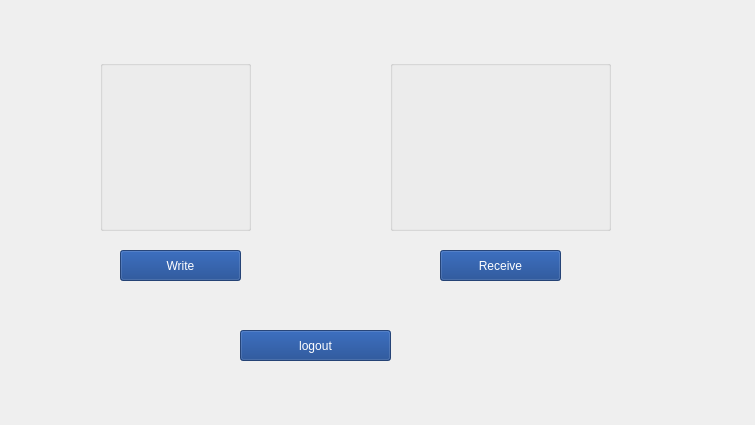
<?xml version="1.0" encoding="UTF-8"?>
<ui version="4.0">
 <class>Qhome</class>
 <widget class="QWidget" name="Qhome">
  <property name="geometry">
   <rect>
    <x>0</x>
    <y>0</y>
    <width>755</width>
    <height>425</height>
   </rect>
  </property>
  <property name="windowTitle">
   <string>Form</string>
  </property>
  <property name="styleSheet">
   <string notr="true">background-image: url(:/new/prefix1/1.jpg);</string>
  </property>
  <widget class="QPushButton" name="writeButton">
   <property name="geometry">
    <rect>
     <x>120</x>
     <y>250</y>
     <width>121</width>
     <height>31</height>
    </rect>
   </property>
   <property name="styleSheet">
    <string notr="true">font: 700 9pt &quot;System&quot;;
background-color: rgba(12, 57, 134, 200);
color: rgb(255, 255, 255);</string>
   </property>
   <property name="text">
    <string>Write</string>
   </property>
  </widget>
  <widget class="QPushButton" name="logoutButtton">
   <property name="geometry">
    <rect>
     <x>240</x>
     <y>330</y>
     <width>151</width>
     <height>31</height>
    </rect>
   </property>
   <property name="styleSheet">
    <string notr="true">font: 700 9pt &quot;System&quot;;
background-color: rgba(12, 57, 134, 200);
color: rgb(255, 255, 255);</string>
   </property>
   <property name="text">
    <string>logout</string>
   </property>
  </widget>
  <widget class="QGroupBox" name="receiving">
   <property name="geometry">
    <rect>
     <x>390</x>
     <y>60</y>
     <width>221</width>
     <height>171</height>
    </rect>
   </property>
   <property name="styleSheet">
    <string notr="true">background-color: rgba(0, 93, 250, 0);
background-image: url(:/new/prefix1/receiving4.png);</string>
   </property>
   <property name="title">
    <string/>
   </property>
  </widget>
  <widget class="QPushButton" name="receiveButton">
   <property name="geometry">
    <rect>
     <x>440</x>
     <y>250</y>
     <width>121</width>
     <height>31</height>
    </rect>
   </property>
   <property name="styleSheet">
    <string notr="true">font: 700 9pt &quot;System&quot;;
background-color: rgba(12, 57, 134, 200);
color: rgb(255, 255, 255);</string>
   </property>
   <property name="text">
    <string>Receive</string>
   </property>
  </widget>
  <widget class="QGroupBox" name="writing">
   <property name="geometry">
    <rect>
     <x>100</x>
     <y>60</y>
     <width>151</width>
     <height>171</height>
    </rect>
   </property>
   <property name="styleSheet">
    <string notr="true">background-color: rgba(0, 93, 250, 0);
background-image: url(:/new/prefix1/writing4.png);</string>
   </property>
   <property name="title">
    <string/>
   </property>
  </widget>
 </widget>
 <resources/>
 <connections/>
</ui>
